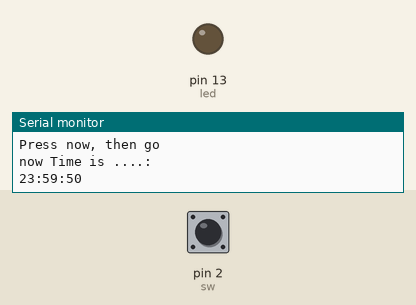
This sketch was run on a simulated Arduino Uno, built with avr-gcc and run on an emulated ATmega328P. Parts: output pins drawn as LEDs (lit = HIGH), the last lines printed to the serial monitor. The test bench sets the inputs (shaded band); at power-on: pin 2 (sw) HIGH.

Above: at 1.2 s.
1.3 s: pin 2 (sw) pulled LOW for 0.15 s
At 1.8 s:
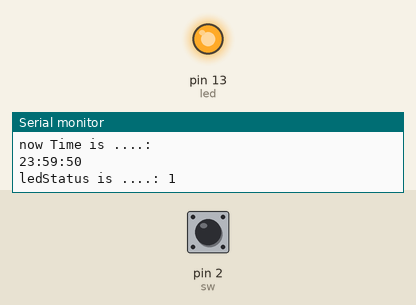
2.9 s: pin 2 (sw) pulled LOW for 1 s
At 4.3 s:
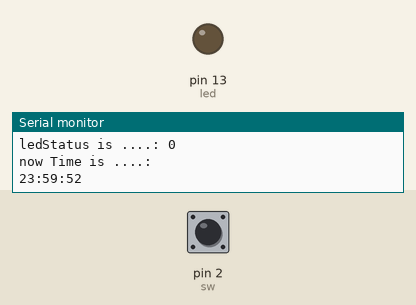
5.4 s: pin 2 (sw) pulled LOW for 3.2 s
At 9.0 s:
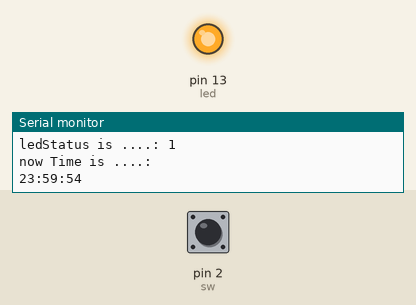
Timing chart, 0 to 10.5 s (numbered marks = the images above; inputs shaded):
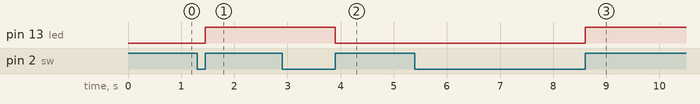

Measured:
- after the input at 1.3 s, pin 13 (led): LOW → HIGH after 0.15 s
- after the input at 2.9 s, pin 13 (led): HIGH → LOW after 1.0 s
- after the input at 5.4 s, pin 13 (led): LOW → HIGH after 3.2 s

The sketch:

ff_and_is_fixed_to_execute_the_timer_function_every_1_second.ino
```cpp
// DOC:       https://lolikitty.pixnet.net/blog/post/168715383
//            http://yehnan.blogspot.com/2012/03/arduino.html
// DOWNLOAD:  https://github.com/JChristensen/Timer#installation
#include <Timer.h>

Timer t ;// setup one sec timer event

int hour=23;
int min=59;
int sec=50;
const int sw=2;
const int led=13;
int val;
int ledStatus=LOW;

void setup()
{
  pinMode(sw,INPUT_PULLUP);
  pinMode(led,OUTPUT);
  Serial.begin(9600);
  t.every(1000, TimerHandler);     // Clock System updated in once per 1000 microseconds  //TimerHandler函式
  Serial.println("Press now, then go");
}

void loop()
{
  val=digitalRead(sw);
//  Serial.print("SW val is ....: ");
//  Serial.println(val);
  if(val==LOW)
  {
    delay(20);
    while(digitalRead(sw)==LOW);

    ledStatus=!ledStatus;
    digitalWrite(led,ledStatus);
    Serial.print("ledStatus is ....: ");
    Serial.println(ledStatus);
  }
  t.update();  // ****** THIS IS VERY IMPORT LINE, check timer event ******
  //Serial.println("This is a main program");
}

void TimerHandler() //-- update per microsec --
{
  Serial.println("now Time is ....: ");
  Serial.print(hour);Serial.print(":");Serial.print(min);Serial.print(":");Serial.print(sec);
  Serial.println();

  sec=sec+1;

  if (sec >= 60)
  {
    min=min + 1;
    sec = 0;
    if (min >= 60)
    {
      hour = hour + 1;
      min = 0;
      if (hour >= 24)
           hour = 0;
    }
   }
}
```
